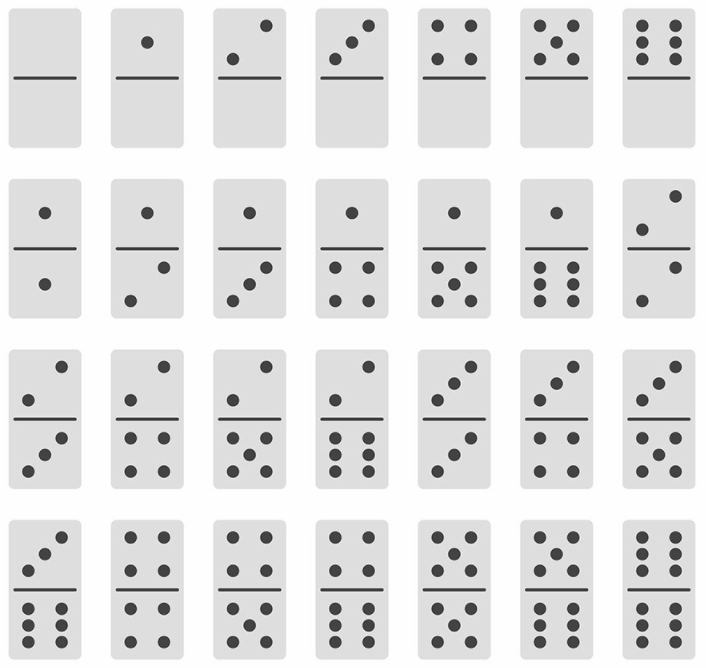
#> input picture domset1.png, 706 x 668 px; the run also reads 1 picture not shown here
$ jupyter execute --allow-errors Blank_space.ipynb
#> lines starting #> are read from the running program, lines starting #| are printed output that depends on the picture; after the words box and inside, x2 and y2 are one past the last pixel; in counts of white or black regions, pixels touching at a corner belong together
[cell 1]
import cv2
import numpy as np
from matplotlib import pyplot as plt

img_rgb = cv2.imread('domset1.png')
#> img_rgb is the input picture: shape (668, 706, 3); mean B, G, R 225.6, 226.1, 225.6
img_gray = cv2.cvtColor(img_rgb, cv2.COLOR_BGR2GRAY)
template = cv2.imread('blank_template.png',0)
#> template: shape (68, 70); min 216, max 253, mean 221.2
w, h = template.shape[::-1]
#> w = 70; h = 68

res = cv2.matchTemplate(img_gray,template,cv2.TM_CCOEFF_NORMED)
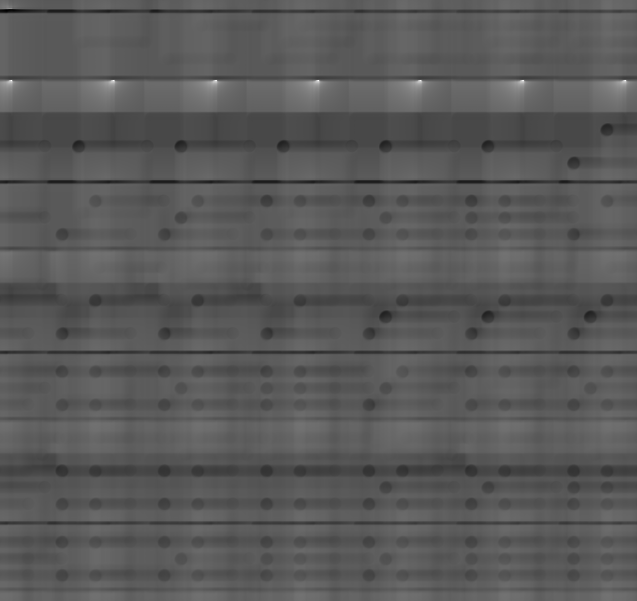
#> res: shape (601, 637) float32; min -0.543, max 1, mean -0.00141; drawn with min black and max white
threshold = 0.8
loc = np.where( res >= threshold)
#> loc = 10 positions, rows 80 to 80, columns 11 to 625

f = set()

for pt in zip(*loc[::-1]):
    cv2.rectangle(img_rgb, pt, (pt[0] + w, pt[1] + h), (0,0,255), 2)

    sensitivity = 100
    f.add((round(pt[0]/sensitivity), round(pt[1]/sensitivity)))
#> this loop made 10 passes
#> pt on passes 1 to 10: (11, 80), (113, 80), (215, 80), (216, 80), (318, 80), (420, 80), (522, 80), (523, 80), (624, 80), (625, 80)
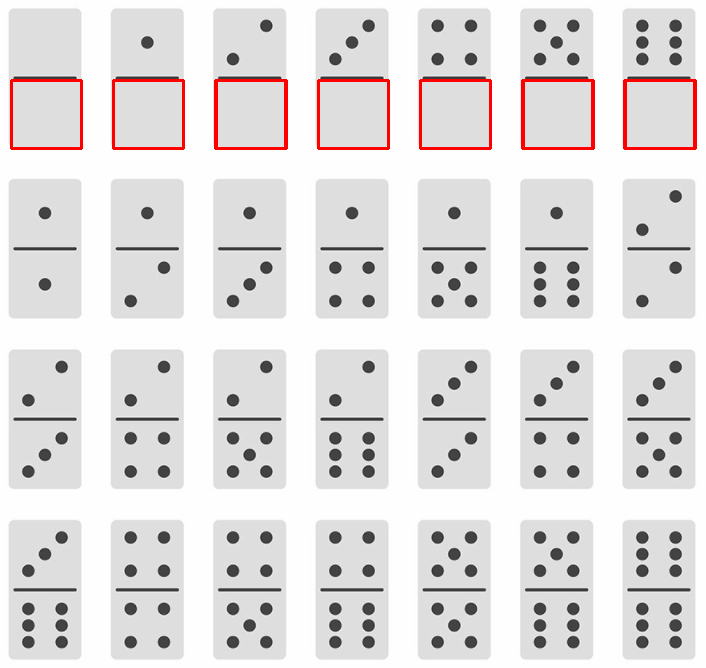
#> img_rgb: shape (668, 706, 3); 1.31% of pixels changed, all inside (x1, y1, x2, y2) = (10, 79, 697, 150)
#> after the loop, f = 7 items

cv2.imwrite('res.png',img_rgb)
found_count = len(f)
#> found_count = 7

print("There are {} spaces in this image".format(found_count))
#| There are 7 spaces in this image

[cell 2]
import cv2
import numpy as np
from matplotlib import pyplot as plt

img_rgb = cv2.imread('res.png')
img_gray = cv2.cvtColor(img_rgb, cv2.COLOR_BGR2GRAY)
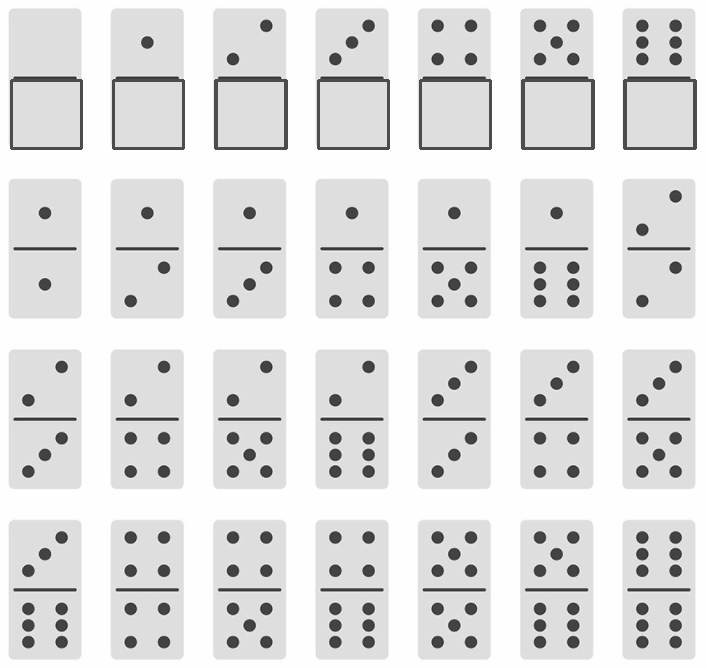
#> img_gray: shape (668, 706); min 39, max 255, mean 224.2
template = cv2.imread('template_upper.png',0)
#> (the rest of this cell did not finish here and is left out)
